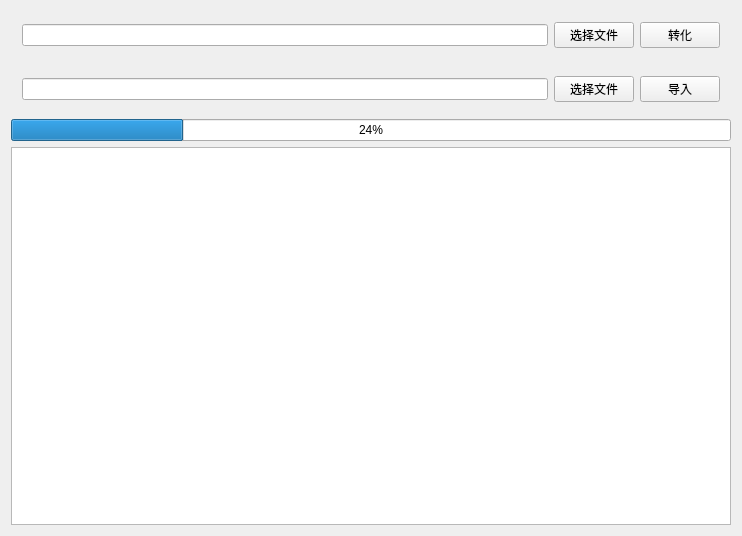
<?xml version="1.0" encoding="UTF-8"?>
<ui version="4.0">
 <class>RemWordToolWdg</class>
 <widget class="QWidget" name="RemWordToolWdg">
  <property name="geometry">
   <rect>
    <x>0</x>
    <y>0</y>
    <width>742</width>
    <height>536</height>
   </rect>
  </property>
  <property name="windowTitle">
   <string>RemWordToolWdg</string>
  </property>
  <layout class="QVBoxLayout" name="verticalLayout">
   <item>
    <widget class="QWidget" name="widget" native="true">
     <layout class="QHBoxLayout" name="horizontalLayout">
      <item>
       <widget class="QLineEdit" name="leTransform"/>
      </item>
      <item>
       <widget class="QPushButton" name="btnTransformFile">
        <property name="text">
         <string>选择文件</string>
        </property>
       </widget>
      </item>
      <item>
       <widget class="QPushButton" name="btnTransform">
        <property name="text">
         <string>转化</string>
        </property>
       </widget>
      </item>
     </layout>
    </widget>
   </item>
   <item>
    <widget class="QWidget" name="widget_2" native="true">
     <layout class="QHBoxLayout" name="horizontalLayout_2">
      <item>
       <widget class="QLineEdit" name="leImportPath"/>
      </item>
      <item>
       <widget class="QPushButton" name="btnImportFile">
        <property name="text">
         <string>选择文件</string>
        </property>
       </widget>
      </item>
      <item>
       <widget class="QPushButton" name="btnImport">
        <property name="text">
         <string>导入</string>
        </property>
       </widget>
      </item>
     </layout>
    </widget>
   </item>
   <item>
    <widget class="QProgressBar" name="progressBar">
     <property name="value">
      <number>24</number>
     </property>
    </widget>
   </item>
   <item>
    <widget class="QTextBrowser" name="textBrowser"/>
   </item>
  </layout>
 </widget>
 <layoutdefault spacing="6" margin="11"/>
 <resources/>
 <connections/>
</ui>
